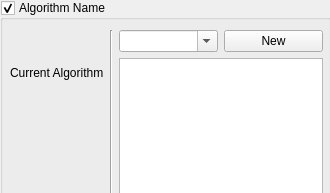
<?xml version="1.0" encoding="UTF-8"?>
<ui version="4.0">
 <class>AlgUi</class>
 <widget class="QWidget" name="AlgUi">
  <property name="geometry">
   <rect>
    <x>0</x>
    <y>0</y>
    <width>330</width>
    <height>193</height>
   </rect>
  </property>
  <property name="sizePolicy">
   <sizepolicy hsizetype="Fixed" vsizetype="Minimum">
    <horstretch>0</horstretch>
    <verstretch>0</verstretch>
   </sizepolicy>
  </property>
  <property name="minimumSize">
   <size>
    <width>330</width>
    <height>193</height>
   </size>
  </property>
  <property name="maximumSize">
   <size>
    <width>4160</width>
    <height>3220</height>
   </size>
  </property>
  <property name="windowTitle">
   <string>Algorithm</string>
  </property>
  <widget class="QGroupBox" name="gbAlg">
   <property name="geometry">
    <rect>
     <x>0</x>
     <y>0</y>
     <width>331</width>
     <height>201</height>
    </rect>
   </property>
   <property name="title">
    <string>Algorithm Name</string>
   </property>
   <property name="checkable">
    <bool>true</bool>
   </property>
   <widget class="QWidget" name="layoutWidget">
    <property name="geometry">
     <rect>
      <x>10</x>
      <y>30</y>
      <width>313</width>
      <height>175</height>
     </rect>
    </property>
    <layout class="QHBoxLayout" name="outerLayout">
     <item>
      <layout class="QVBoxLayout" name="leftInnerLayout">
       <item>
        <widget class="QLabel" name="lCurrent">
         <property name="text">
          <string>Current Algorithm</string>
         </property>
        </widget>
       </item>
       <item>
        <widget class="QLabel" name="lImage">
         <property name="text">
          <string/>
         </property>
        </widget>
       </item>
      </layout>
     </item>
     <item>
      <widget class="Line" name="line">
       <property name="orientation">
        <enum>Qt::Vertical</enum>
       </property>
      </widget>
     </item>
     <item>
      <layout class="QVBoxLayout" name="rightInnerLayout">
       <item>
        <layout class="QHBoxLayout" name="riUpperLayout">
         <item>
          <layout class="QVBoxLayout" name="riuleftLayout">
           <item>
            <widget class="QComboBox" name="cbAlgorithms">
             <property name="editable">
              <bool>true</bool>
             </property>
            </widget>
           </item>
          </layout>
         </item>
         <item>
          <widget class="QPushButton" name="pbNew">
           <property name="text">
            <string>New</string>
           </property>
          </widget>
         </item>
        </layout>
       </item>
       <item>
        <widget class="QTextEdit" name="teNotes"/>
       </item>
      </layout>
     </item>
    </layout>
   </widget>
  </widget>
 </widget>
 <resources/>
 <connections/>
</ui>
